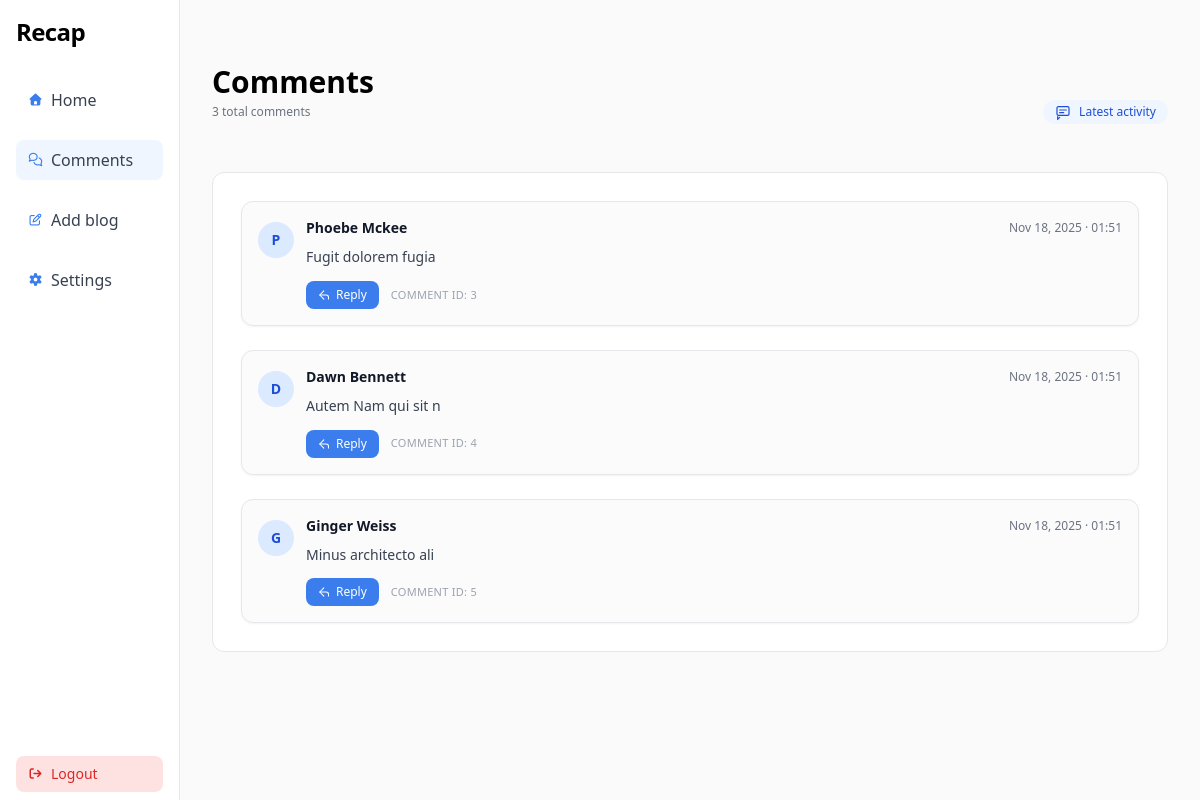
/dashboard/comments/ (signed in), run on the app's committed database.
### core/models.py (models this page shows)
class Comment(models.Model):
    fullname = models.CharField(max_length=100)
    email = models.EmailField(unique=True)
    message = models.TextField(blank=True, null=True)
    save_info = models.BooleanField(default=False)
    count = models.IntegerField(default=0, blank=True, null=True)
    blog = models.ForeignKey(Blog, on_delete=models.CASCADE, null=True, related_name="comment")
    created_at = models.DateTimeField(auto_now_add=True)

### core/views.py (the view)
# urls.py: path("dashboard/comments/", views.dashboard_comments, name="dashboard_comments"),
def dashboard_comments(request):
    author = Author.objects.get(user=request.user)
    blogs = Blog.objects.filter(author=author)
    comments = Comment.objects.filter(blog__author=author)
    context = {
        'author':author,
        'blogs':blogs,
        'comments':comments
    }
    return render(request, 'dashboard/comments.html', context)

### templates/dashboard/comments.html (shortened to what this page needs)
<!DOCTYPE html>
<html lang="en">
<head>
    <script src="https://cdn.tailwindcss.com"></script>
    <link rel="stylesheet" href="https://cdnjs.cloudflare.com/ajax/libs/font-awesome/7.0.1/css/all.min.css"
 />
</head>
<body class="flex h-screen relative gap-10 bg-zinc-50">
    <div class="h-full inset-y-0 fixed w-[15%]">
        {% include 'sidebar.html' %}
    </div>
    <div class="p-8 flex-1 ml-[15%] pt-[4rem]">
        <h1 class="font-bold text-3xl">Comments</h1>
        <div class="mb-4 flex items-center justify-between ">
                <p class="text-xs text-gray-500">
                    {{ comments.count }} total comment{{ comments.count|pluralize }}
                </p>
            <div class="inline-flex items-center gap-2 rounded-full bg-blue-50 px-3 py-1 text-xs font-medium text-blue-700">
                <svg class="h-4 w-4" viewBox="0 0 24 24" fill="none" stroke="currentColor" stroke-width="1.8"
                    stroke-linecap="round" stroke-linejoin="round">
                    <path d="M7 20l-3 3v-4" />
                    <rect x="3" y="4" width="18" height="13" rx="2" ry="2" />
                    <path d="M7 9h10" />
                    <path d="M7 13h6" />
                </svg>
                <span>Latest activity</span>
            </div>
        </div>
        <div class="space-y-6 mt-[3rem] border border-gray-200 rounded-xl mt-6 h-fit p-7 bg-white">
            {% for c in comments %}
            <form method="POST" action="#" class="rounded-xl border border-gray-200 bg-gray-50/70 p-4 shadow-sm transition
                           hover:-translate-y-0.5 hover:border-blue-200 hover:bg-blue-50/40 hover:shadow-md">
                <div class="flex items-start gap-3">
                    <div
                        class="mt-1 flex h-9 w-9 items-center justify-center rounded-full bg-blue-100 text-sm font-semibold text-blue-700">
                        {{ c.fullname|first|upper }}
                    </div>
                    <div class="flex-1">
                        <div class="flex items-center justify-between">
                            <h1 class="text-sm font-semibold text-gray-900">
                                {{ c.fullname }}
                            </h1>
                            <p class="text-xs text-gray-500">
                                {{ c.created_at|date:"M d, Y · H:i" }}
                            </p>
                        </div>
                        <p class="mt-2 text-sm leading-relaxed text-gray-700">
                            {{ c.message }}
                        </p>
                        <div class="mt-3 flex items-center gap-3">
                            <button type="submit" class="inline-flex items-center gap-1 rounded-lg bg-[#3B7DED] px-3 py-1.5 text-xs font-medium text-white
                                           hover:bg-[#2f68c4] focus:outline-none focus:ring-2 focus:ring-blue-300">
                                <svg class="h-3.5 w-3.5" viewBox="0 0 24 24" fill="none" stroke="currentColor"
                                    stroke-width="1.8" stroke-linecap="round" stroke-linejoin="round">
                                    <path d="M10 19l-7-7 7-7" />
                                    <path d="M3 12h11a4 4 0 0 1 4 4v3" />
                                </svg>
                                <span>Reply</span>
                            </button>
                            <span class="text-[11px] uppercase tracking-wide text-gray-400">
                                Comment ID: {{ c.id }}
                            </span>
                        </div>
                    </div>
                </div>
            </form>
            {% empty %}
            <p class="text-sm text-gray-500">
                No comments yet. When someone comments on your posts, they’ll appear here.
            </p>
            {% endfor %}
        </div>
    </div>
</body>
</html>

### data on the page
Comment: fullname|first "P", fullname "Phoebe Mckee", created_at "Nov 18, 2025 · 01:51", message "Fugit dolorem fugia", id "3"
Comment: fullname|first "D", fullname "Dawn Bennett", created_at "Nov 18, 2025 · 01:51", message "Autem Nam qui sit n", id "4"
Comment: fullname|first "G", fullname "Ginger Weiss", created_at "Nov 18, 2025 · 01:51", message "Minus architecto ali", id "5"

### other printed values
{{ comments.count }} "3"
